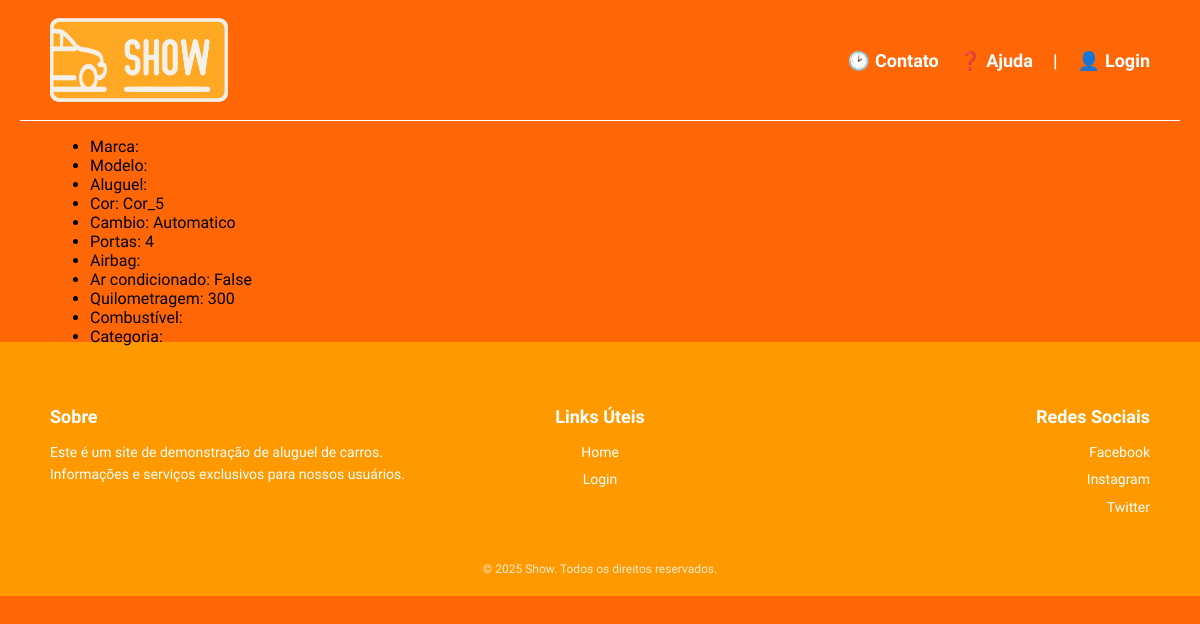
The page /1 on the database its author committed.
### models.py (models this page shows, shortened)
class Veiculo(Base):
    __tablename__ = "veiculos"
    id = Column("id", Integer, primary_key=True, autoincrement=True)
    portas = Column("portas", Integer, nullable=False)
    preco_diaria = Column("preco_diaria", Numeric(10, 2), nullable=False)
    placa = Column("placa", String(7), nullable=False)
    cor = Column("cor", String(100), nullable=False)
    preco_compra = Column("preco_compra", Numeric(10, 2), nullable=False)
    capacidade_pessoas = Column("capacidade_pessoas", Integer, nullable=False)
    quilometragem = Column("quilometragem", Integer, nullable=False)
    cambio = Column("cambio", String(100), nullable=False)
    airbags = Column("airbags", Boolean, nullable=False)
    ar_condicionado = Column("ar_condicionado", Boolean, nullable=False)
    disponivel = Column("disponivel", Boolean, nullable=False)
    id_fornecedor = Column("id_fornecedor", Integer, ForeignKey("fornecedores.id"), nullable=False)
    id_garagem = Column("id_garagem", Integer, ForeignKey("garagens.id"), nullable=False)
    id_plano_seguro = Column("id_plano_seguro", Integer, ForeignKey("plano_seguros.id"), nullable=False)
    id_marca = Column("id_marca", Integer, ForeignKey("marcas.id"), nullable=False)
    id_modelo = Column("id_modelo", Integer, ForeignKey("modelos.id"), nullable=False)
    id_categoria = Column("id_categoria", Integer, ForeignKey("categorias.id"), nullable=False)
    id_combustivel = Column("id_combustivel", Integer, ForeignKey("combustiveis.id"), nullable=False)

### app.py (the view)
@app.route("/<int:carro_id>")
def detalhar_carro(carro_id):
    sessao =Sessao()
    carro = sessao.query(Veiculo).filter_by(id=carro_id).first()
    if carro is None:
        abort(404)
    return render_template("detalhar_carro.html", carro= carro)

### templates/detalhar_carro.html (shortened to what this page needs)
    {% extends "base.html" %}
    {% block conteudo_principal %}
    <ul>
        <li>Marca: {{ carro.marca }}</li>
        <li>Modelo: {{ carro.modelo }}</li>
        <li>Aluguel: {{ carro.aluguel }}</li>
        <li>Cor: {{ carro.cor }}</li>
        <li>Cambio: {{ carro.cambio }}</li>
        <li>Portas: {{ carro.portas }}</li>
        <li>Airbag: {{ carro.airbag }}</li>
        <li>Ar condicionado: {{ carro.ar_condicionado }}</li>
        <li>Quilometragem: {{ carro.quilometragem }}</li>
        <li>Combustível: {{ carro.combustivel }}</li>
        <li>Categoria: {{ carro.categoria }}</li>
    </ul>
    {% endblock %}

### static/estilo.css (style rules this page uses)
body { font-family: "Work Sans"; background-color: #ff6606; display: block; padding-left: 20px; padding-right: 20px; margin: 0; min-height: 100vh; }

### rows shown on the page
Veiculo: cor "Cor_5", cambio "Automatico", portas "4", ar_condicionado "False", quilometragem "300"
